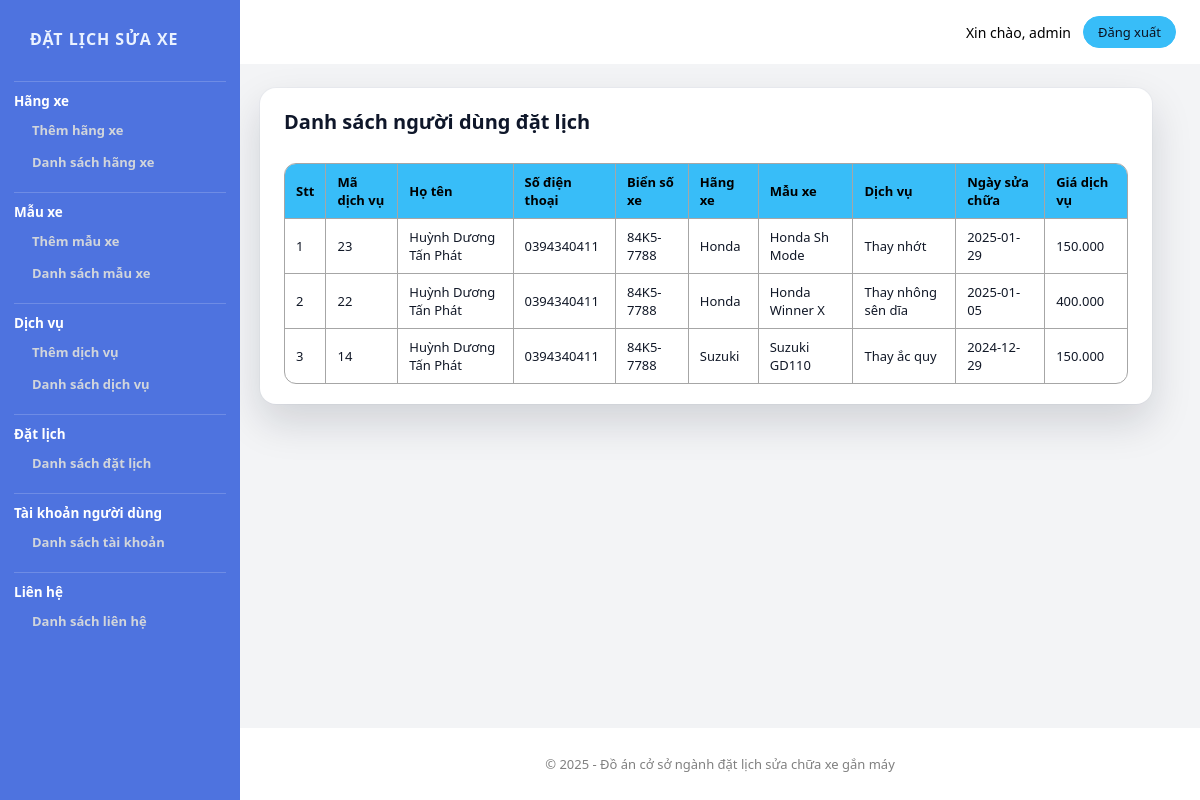
The app's page /admin/datlichlist.php (signed in), older data.
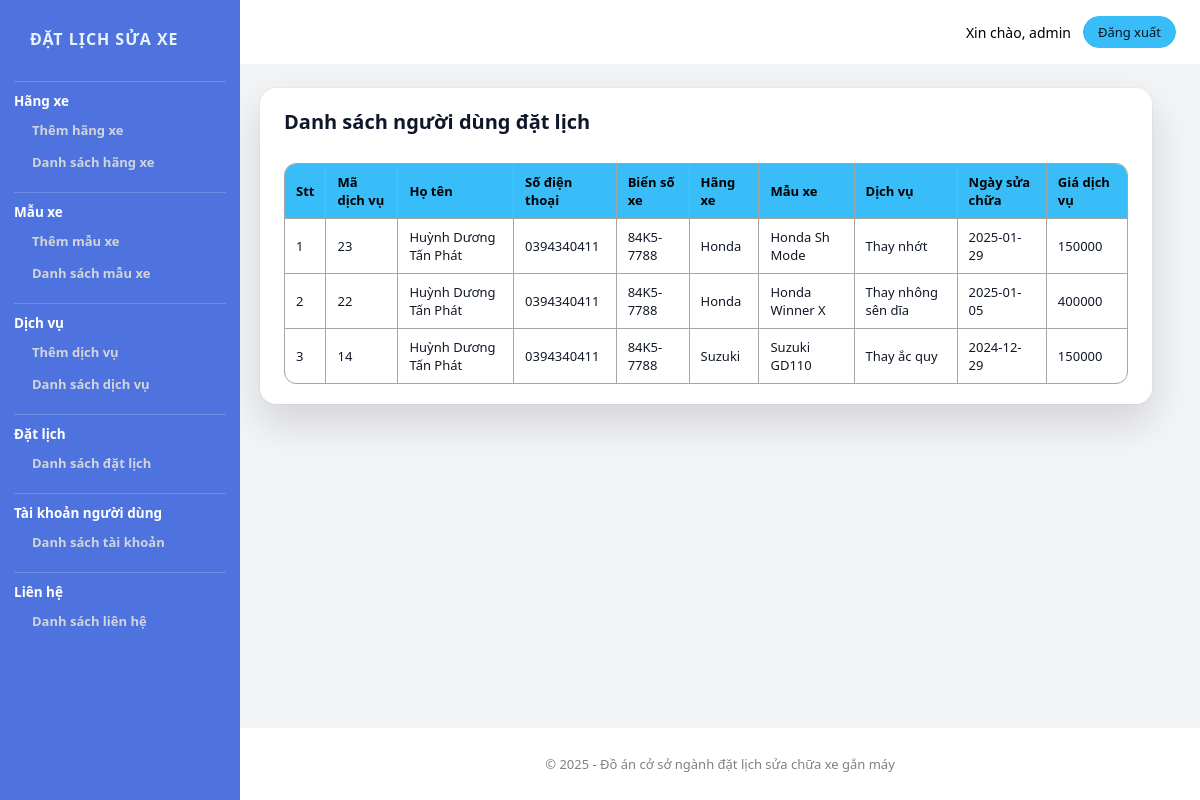
The same page, newer data.
### tables this page shows
CREATE TABLE `tbl_datlich` (
  `datlich_id`    INT(11) NOT NULL AUTO_INCREMENT,
  `user_id`       INT(11) DEFAULT NULL,
  `hoten`         VARCHAR(255) NOT NULL,
  `sdt`           VARCHAR(11) NOT NULL,
  `biensoxe`      VARCHAR(255) NOT NULL,
  `category_id`   INT(11) DEFAULT NULL,    
  `brand_id`      INT(11) DEFAULT NULL,    
  `product_id`    INT(11) DEFAULT NULL,    
  `ngaybd`        DATE NOT NULL,
  `product_price` INT(11) NOT NULL,        
  PRIMARY KEY (`datlich_id`),
  KEY `idx_dl_product` (`product_id`),
  KEY `idx_dl_cat_brand` (`category_id`,`brand_id`),

  CONSTRAINT `fk_dl_user`
    FOREIGN KEY (`user_id`) REFERENCES `tbl_user`(`user_id`)
    ON DELETE SET NULL ON UPDATE CASCADE,

  CONSTRAINT `fk_dl_category`
    FOREIGN KEY (`category_id`) REFERENCES `tbl_category`(`category_id`)
    ON DELETE SET NULL ON UPDATE CASCADE,

  CONSTRAINT `fk_dl_brand`
    FOREIGN KEY (`brand_id`) REFERENCES `tbl_brand`(`brand_id`)
    ON DELETE SET NULL ON UPDATE CASCADE,

  CONSTRAINT `fk_dl_product`
    FOREIGN KEY (`product_id`) REFERENCES `tbl_product`(`product_id`)
    ON DELETE SET NULL ON UPDATE CASCADE
);

CREATE TABLE `tbl_category` (
  `category_id`   INT(11) NOT NULL AUTO_INCREMENT,
  `category_name` VARCHAR(255) NOT NULL,
  PRIMARY KEY (`category_id`)
);

CREATE TABLE `tbl_brand` (
  `brand_id`    INT(11) NOT NULL AUTO_INCREMENT,
  `category_id` INT(11) NOT NULL,
  `brand_name`  VARCHAR(255) NOT NULL,
  PRIMARY KEY (`brand_id`),
  KEY `idx_brand_category` (`category_id`),
  CONSTRAINT `fk_brand_category`
    FOREIGN KEY (`category_id`) REFERENCES `tbl_category` (`category_id`)
    ON DELETE CASCADE
    ON UPDATE CASCADE
);

CREATE TABLE `tbl_product` (
  `product_id`      INT(11) NOT NULL AUTO_INCREMENT,
  `product_name`    VARCHAR(255) NOT NULL,
  `category_id`     INT(11) NOT NULL,
  `brand_id`        INT(11) NOT NULL,
  `product_price`   VARCHAR(11) NOT NULL,      
  `product_time`    INT(11) NOT NULL,
  `product_phuTung` VARCHAR(255) NOT NULL,
  `product_img`     VARCHAR(255) NOT NULL,
  `product_imgad`   VARCHAR(255) NOT NULL,
  PRIMARY KEY (`product_id`),
  KEY `idx_product_category` (`category_id`),
  KEY `idx_product_brand` (`brand_id`),
  CONSTRAINT `fk_product_category`
    FOREIGN KEY (`category_id`) REFERENCES `tbl_category` (`category_id`)
    ON DELETE CASCADE
    ON UPDATE CASCADE,
  CONSTRAINT `fk_product_brand`
    FOREIGN KEY (`brand_id`) REFERENCES `tbl_brand` (`brand_id`)
    ON DELETE CASCADE
    ON UPDATE CASCADE
);

### admin/database.php (called while the page is built, shortened)
<?php
class Database
{
    public $host = DB_HOST;
    public $user = DB_USER;
    public $pass = DB_PASS;
    public $dbname = DB_NAME;
    public $link;
    public function connectDB()
    {
        $this->link = new mysqli($this->host, $this->user, $this->pass, $this->dbname);
        $this->link->set_charset("utf8mb4");
        return true;
    }
    public function select($query)
    {
        $result = $this->link->query($query);
        return ($result->num_rows > 0) ? $result : false;
    }
}

### copy_productClass.php (called while the page is built, shortened)
<?php
include "admin/database.php";
?>
<?php
class product
{
    public $db;
    public function __construct()
    {
        $this->db = new Database();
    }
    public function show_datLich($user_id = null)
    {
        $query = "SELECT tbl_datlich.*, tbl_category.category_name, tbl_brand.brand_name, tbl_product.product_name
            FROM tbl_datlich
            INNER JOIN tbl_category ON tbl_datlich.category_id = tbl_category.category_id
            INNER JOIN tbl_brand ON tbl_datlich.brand_id = tbl_brand.brand_id
            INNER JOIN tbl_product ON tbl_datlich.product_id = tbl_product.product_id";
        $query .= " ORDER BY tbl_datlich.datlich_id DESC;";
        $result = $this->db->select($query);
        return $result;
    }
}
?>

### admin/datlichlist.php (the view)
<?php
include "header.php";
include "slider.php";
include "../copy_productClass.php";
$product = new product;
$show_datlich = $product->show_datLich();
?>
<div class="admin-contentRight">
    <div class="admin-contentRight-category_list">
    <table>
        <h1>Danh sách người dùng đặt lịch</h1>
        <tr>
            <th>Stt</th>
            <th>Mã dịch vụ</th>
            <th>Họ tên</th>
            <th>Số điện thoại</th>
            <th>Biển số xe</th>
            <th>Hãng xe</th>
            <th>Mẫu xe</th>
            <th>Dịch vụ</th>
            <th>Ngày sửa chữa</th>
            <th>Giá dịch vụ</th>
        </tr>
        <?php
        if ($show_datlich) {
            $i = 0;
            while ($result = $show_datlich->fetch_assoc()) {
                $i++;
        ?>
                <tr>
                    <td><?php echo $i ?></td>
                    <td><?php echo $result['datlich_id'] ?></td>
                    <td><?php echo $result['hoten'] ?></td>
                    <td><?php echo $result['sdt'] ?></td>
                    <td><?php echo $result['biensoxe'] ?></td>
                    <td><?php echo $result['category_name'] ?></td>
                    <td><?php echo $result['brand_name'] ?></td>
                    <td><?php echo $result['product_name'] ?></td>
                    <td><?php echo $result['ngaybd'] ?></td>
                    <td><?php echo $result['product_price'] ?></td>
                </tr>
        <?php
            }
        }
        ?>
    </table>
    </div>
</div>
</section>
<?php
include "footer_admin.php";
?>

### admin/header.php (shortened to what this page needs)
<!DOCTYPE html>
<html lang="vi">
<head>
    <link rel="stylesheet" href="style.css">
</head>
<body>
    <header class="admin-header">
        <div class="admin-header__right">
<?php if (isset($_SESSION['admin_username'])): ?>
            <span class="admin-header__user">Xin chào, <?php echo htmlspecialchars($_SESSION['admin_username']); ?></span>
            <a href="logout.php" class="admin-header__link">Đăng xuất</a>
<?php endif; ?>
        </div>
    </header>

### admin/slider.php
<section class="admin-content">
    <div class="admin-contentleft">
    <div class="admin-sidebar-brand">Đặt Lịch Sửa Xe</div>
        <ul>
            <li >Hãng xe
                <ul>
                    <li><a href="categoryadd.php">Thêm hãng xe</a></li>
                    <li><a href="categoryList.php">Danh sách hãng xe</a></li>
                </ul>
            </li>
            <li>Mẫu xe
                <ul>
                    <li><a href="brandadd.php">Thêm mẫu xe</a></li>
                    <li><a href="brandlist.php">Danh sách mẫu xe</a></li>
                </ul>
            </li>
            <li>Dịch vụ
                <ul>
                    <li><a href="productAdd.php">Thêm dịch vụ</a></li>
                    <li><a href="productList.php">Danh sách dịch vụ</a></li>
                </ul>
            </li>
            <li>Đặt lịch
                <ul>
                    <li><a href="datlichlist.php">Danh sách đặt lịch</a></li>
                </ul>
            </li>
            <li>Tài khoản người dùng
                <ul>
                    <li><a href="userlist.php">Danh sách tài khoản</a></li>
                </ul>
            </li>
            <li>Liên hệ
                <ul>
                    <li><a href="lienhead.php">Danh sách liên hệ</a></li>
                </ul>
            </li>
        </ul>
    </div>

### admin/footer_admin.php (shortened to what this page needs)
<footer class="footerAdmin">
<font class="footerAdmin_font" style="color: grey; text-align: center;">&copy; 2025 - Đồ án cở sở ngành đặt lịch sửa chữa xe gắn máy</font>
</footer>
</body>
</html>

### admin/style.css (style rules this page uses)
*,*::before,*::after { margin:0;padding:0;box-sizing:border-box; }
html { font-size:62.5%; }
body { font-family:system-ui,-apple-system,BlinkMacSystemFont,"Segoe UI",sans-serif; font-size:1.4rem; background:#f3f4f6; color:#111827; min-height:100vh; display:flex; flex-direction:column; }
:root { --sidebar-w:240px; --gap:2.4rem; --brand:#38bdf8; --sidebar:#4e73df; --danger:#ef4444; --card:#fff; --muted:#6b7280; --text:#0f172a; --line:#e5e7eb; --radius-lg:1.6rem; --radius-md:1.2rem; --radius-sm:.9rem; --input-h:40px; }
.admin-header { position:sticky; top:0; z-index:100; height:64px; padding:0 var(--gap); margin-left:var(--sidebar-w); width:calc(100% - var(--sidebar-w)); background:#fff; color:#000; display:flex; align-items:center; justify-content:space-between; border-radius:0; box-shadow:none; }
.admin-header__right { display:flex;align-items:center;gap:1.2rem; }
.admin-header__link, .admin-header__logout { display:inline-flex; align-items:center; gap:.6rem; padding:.6rem 1.4rem; border-radius:999px; font-size:1.3rem; text-decoration:none; border:1px solid transparent; transition:all .2s ease; }
.admin-header__link { background:var(--brand);border-color:var(--brand);color:#0b1120; }
.admin-content { max-width:100%; margin:var(--gap) var(--gap) var(--gap) calc(var(--sidebar-w) + 20px); padding:0 var(--gap) var(--gap) 0; position:relative; }
.admin-contentleft { position:fixed; top:0; left:0; width:var(--sidebar-w); min-width:var(--sidebar-w); height:100vh; background:var(--sidebar); border-radius:0; padding:1.8rem 1.4rem; color:#eaf2ff; overflow-y:auto; z-index:10; box-shadow:none; }
.admin-sidebar-brand { height:64px; display:flex; align-items:flex-start; padding:10px 16px 0; font-weight:800; font-size:1.6rem; letter-spacing:.06em; text-transform:uppercase; color:#eaf2ff; border-bottom:1px solid rgba(255,255,255,.18); }
.admin-contentleft ul { list-style:none; }
.admin-contentleft > ul > li { padding:10px 0 12px; font-size:1.35rem; font-weight:700; color:#fff; border-bottom:1px solid rgba(255,255,255,.18); }
.admin-contentleft > ul > li:last-child { border-bottom:none; }
.admin-contentleft li ul { margin-top:.6rem;padding-left:1rem; }
.admin-contentleft li ul li { margin-bottom:.4rem; }
.admin-contentleft a { display:block; padding:.5rem .8rem; border-radius:.6rem; font-size:1.3rem; color:#d1d5db; text-decoration:none; transition:background .15s ease,color .15s ease,transform .1s ease; }
.admin-contentRight { display:flex;flex-direction:column;gap:2rem; }
.admin-contentRight > div { background:var(--card); border-radius:var(--radius-lg); padding:2rem 2.4rem; box-shadow: 0 18px 40px rgba(15,23,42,.15), 0 0 0 1px rgba(148,163,184,.08); }
.admin-contentRight h1 { font-size:2rem; margin-bottom:1.6rem; color:var(--text); }
[class^="admin-contentRight-"], [class*=" admin-contentRight-"] { display:flex;flex-direction:column; }
.admin-contentRight table { width:100%; border-collapse:collapse; margin-top:1.2rem; font-size:1.3rem; border-radius:var(--radius-md); overflow:hidden; }
.admin-contentRight table :is(thead, tr:first-child) { background:var(--brand); color:#000; }
.admin-contentRight :is(th,td) { padding:.9rem 1.1rem; text-align:left; border-bottom:1px solid var(--line); }
.footerAdmin { margin-top:auto; margin-left:var(--sidebar-w); width:calc(100% - var(--sidebar-w)); height:72px; background:#fff; color:#9ca3af; display:flex; align-items:center; justify-content:center; font-size:1.3rem; border-radius:0; box-shadow:none; }
.footerAdmin_font { margin:0; }
.admin-contentRight table { border: 1px solid #e5e7eb; border-radius: 12px ; overflow: hidden; background: #fff; }
.admin-contentRight th, .admin-contentRight td { border-right: 1px solid #a6a6a6; border-bottom: 1px solid #a6a6a6; }
.admin-contentRight table { border-collapse: collapse; border: 1px solid #e5e7eb; outline: 1px solid #a6a6a6; outline-offset: -1px; border-radius: 12px; overflow: hidden; background: #fff; }

Row changes from the older to the newer data that the page shows:
changed tbl_datlich "Honda Sh Mode": product_price "150.000" → "150000"
changed tbl_datlich "Honda Winner X": product_price "400.000" → "400000"
changed tbl_datlich "Suzuki": product_price "150.000" → "150000"
